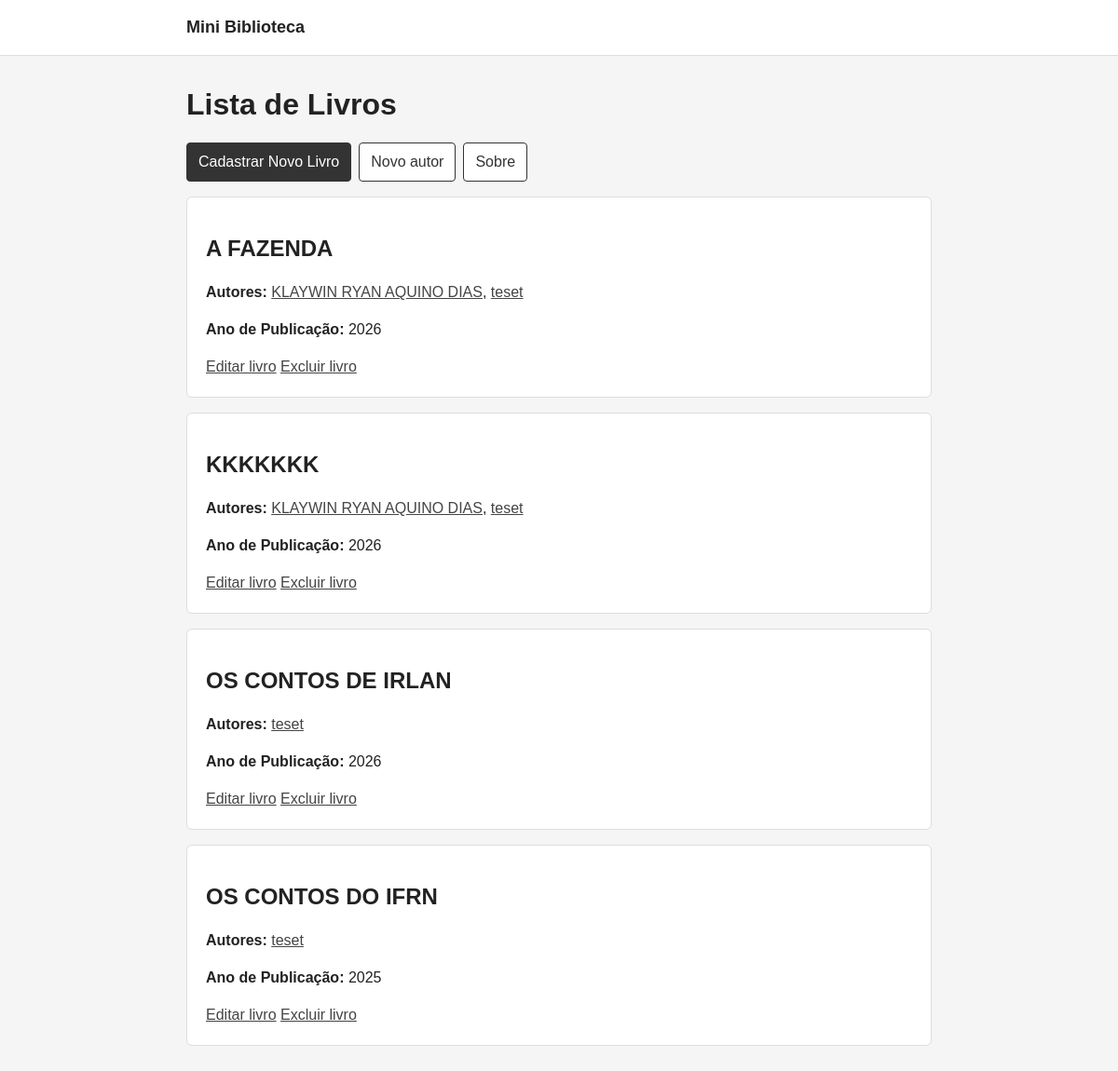
Before: / with the older database file.
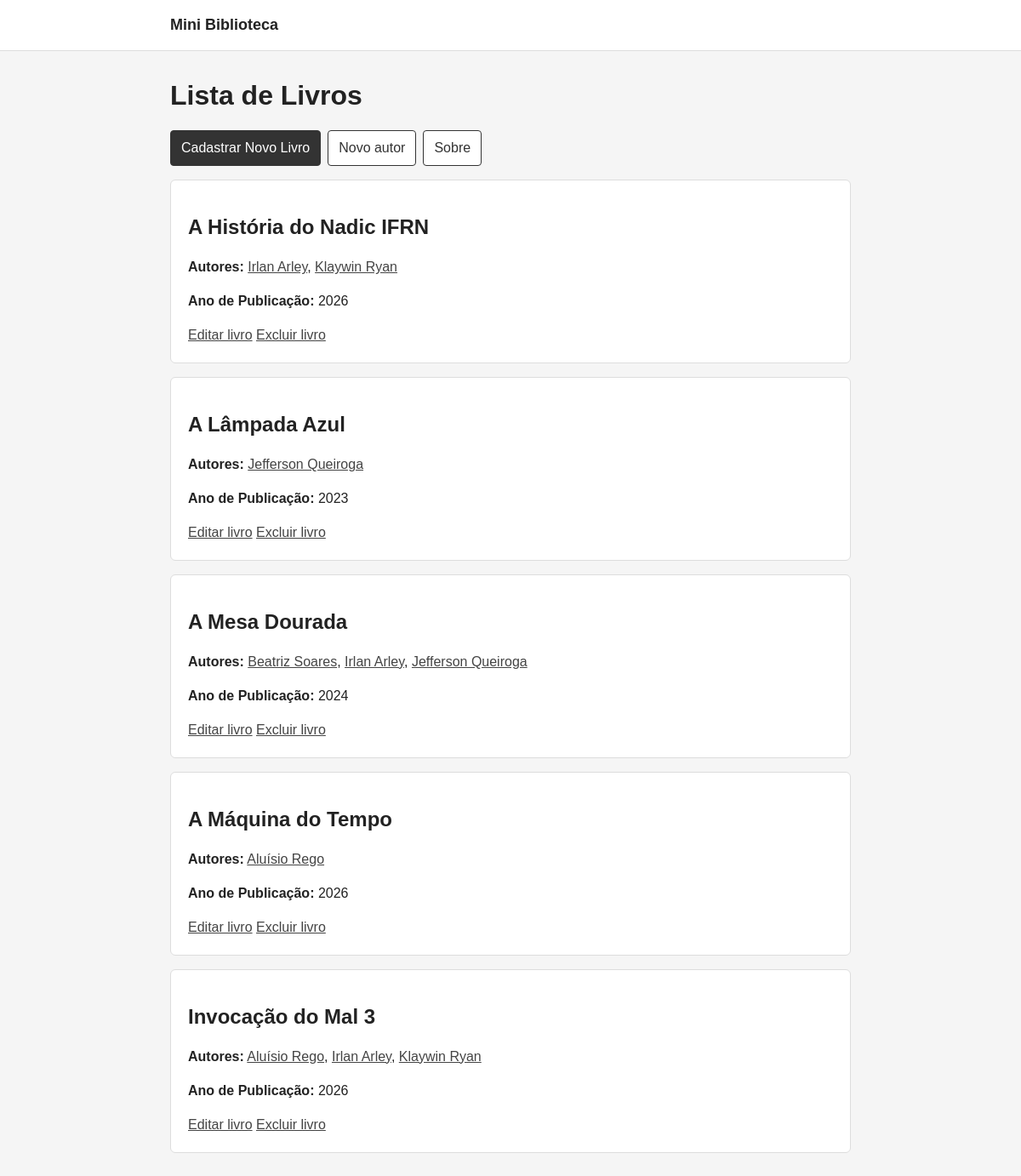
After: the same page with the newer database file.
### biblioteca/models.py (models this page shows, shortened)
class Book(models.Model):
    title = models.CharField(
        max_length=200,
        validators=[MinLengthValidator(3, "O título deve ter pelo menos 3 caracteres.")],
    )
    authors = models.ManyToManyField(Author, related_name="books")
    categories = models.ManyToManyField(Category, blank=True, related_name="books")
    year_of_publication = models.IntegerField(validators=[validar_ano_publicacao])
    available = models.BooleanField(default=True)
    pages = models.PositiveIntegerField(
        "Páginas",
        null=True,
        blank=True,
        validators=[
            MinValueValidator(1, "O livro deve ter pelo menos 1 página."),
            MaxValueValidator(5000, "O livro pode possuir no máximo 5000 páginas."),
        ],
    )
    isbn = models.CharField(
        "ISBN",
        blank=True,
        max_length=13,
        validators=[
            RegexValidator(r"^\d{13}$", "O ISBN deve possuir exatamente 13 dígitos numéricos."),
        ],
    )
    capa = models.ImageField(
        "Capa",
        upload_to="capas/",
        blank=True,
        validators=[
            validar_tamanho_arquivo,
            FileExtensionValidator(allowed_extensions=["jpg", "jpeg", "png"]),
        ],
    )

class Author(models.Model):
    name = models.CharField(max_length=120)
    nationality = models.CharField(max_length=60, blank=True)
    class Meta:
        ordering = ["name"]
        verbose_name = "autor"
        verbose_name_plural = "autores"

### biblioteca/views.py (the view)
# urls.py: path("", BookListView.as_view(), name="book_list"),
class BookListView(ListView):
    model = Book
    template_name = "book_list.html"
    context_object_name = "books"
    ordering = ["title"]
    def get_queryset(self):
        return super().get_queryset().prefetch_related("authors").order_by("title")
    def get_context_data(self, **kwargs):
        context = super().get_context_data(**kwargs)
        context.update(book_counts())
        return context

### biblioteca/views.py (called while the page is built)
def book_counts():
    return Book.objects.aggregate(
        total_books=Count("pk"),
        available_books=Count("pk", filter=Q(available=True)),
    )

### biblioteca/templates/book_list.html (shortened to what this page needs)
{% extends "base.html" %}
{% block content %}
    <h1>Lista de Livros</h1>
    <div class="actions">
        <a class="button" href="{% url 'book_create' %}">Cadastrar Novo Livro</a>
        <a class="button secondary" href="{% url 'author_create' %}">Novo autor</a>
        <a class="button secondary" href="{% url 'sobre' %}">Sobre</a>
    </div>
    {% for book in books %}
        <article class="card">
            <h2>{{ book.title }}</h2>
            <p>
                <strong>Autores:</strong>
                {% for author in book.authors.all %}
                    <a href="{% url 'author_detail' author.pk %}">{{ author.name }}</a>{% if not forloop.last %}, {% endif %}
                {% empty %}
                    <span class="muted">Nenhum autor cadastrado</span>
                {% endfor %}
            </p>
            <p><strong>Ano de Publicação:</strong> {{ book.year_of_publication }}</p>
            <a href="{% url 'book_edit' book.pk %}">Editar livro</a>
            <a href="{% url 'book_delete' book.pk %}">Excluir livro</a>
        </article>
    {% empty %}
        <p class="card muted">Nenhum livro cadastrado.</p>
    {% endfor %}
{% endblock %}

### biblioteca/templates/base.html (shortened to what this page needs)
<!DOCTYPE html>
<html lang="pt-br">
<head>
</head>
<body>
    <header>
        <div class="header-content">
            <a href="{% url 'book_list' %}">Mini Biblioteca</a>
        </div>
    </header>
    <main>
        {% block content %}{% endblock %}
    </main>
</body>
</html>

### biblioteca/templates/base.html (style rules this page uses)
* { box-sizing: border-box; }
body { margin: 0; background: #f5f5f5; color: #222; font-family: Arial, sans-serif; line-height: 1.5; }
header { background: #fff; border-bottom: 1px solid #ddd; padding: 16px 24px; }
.header-content, main { width: min(100% - 32px, 800px); margin: 0 auto; }
.header-content a { color: #222; font-size: 18px; font-weight: bold; text-decoration: none; }
main { padding: 32px 0; }
h1, h2, h3 { line-height: 1.25; }
h1 { margin-top: 0; }
.card { margin: 16px 0; padding: 20px; background: #fff; border: 1px solid #ddd; border-radius: 6px; }
.actions { display: flex; flex-wrap: wrap; gap: 8px; }
a { color: #444; }
.button { display: inline-block; padding: 8px 12px; background: #333; border: 1px solid #333; border-radius: 4px; color: #fff; text-decoration: none; }
.button.secondary { background: #fff; color: #333; }

Changed rows visible on the page:
changed Book: title "KKKKKKK" → "A História do Nadic IFRN"; loses Author (name "teset"); moves up the list
now on this page (row unchanged): Author: name "Irlan Arley"
changed Author: name "KLAYWIN RYAN AQUINO DIAS" → "Klaywin Ryan"; no longer shows ","
changed Book: title "OS CONTOS DO IFRN" → "A Lâmpada Azul"; year_of_publication "2025" → "2023"; moves up the list
changed Author: name "teset" → "Jefferson Queiroga"
added Book: title "A Mesa Dourada", year_of_publication "2024", Author (name "Jefferson Queiroga")
added Author: name "Beatriz Soares", shown under "A Mesa Dourada"
changed Book: gains Author (name "Aluísio Rego"); title "A FAZENDA" → "A Máquina do Tempo"; loses Author (name "KLAYWIN RYAN AQUINO DIAS"); loses Author (name "teset")
changed Book: gains Author (name "Aluísio Rego"); title "OS CONTOS DE IRLAN" → "Invocação do Mal 3"; gains Author (name "Klaywin Ryan"); loses Author (name "teset")
